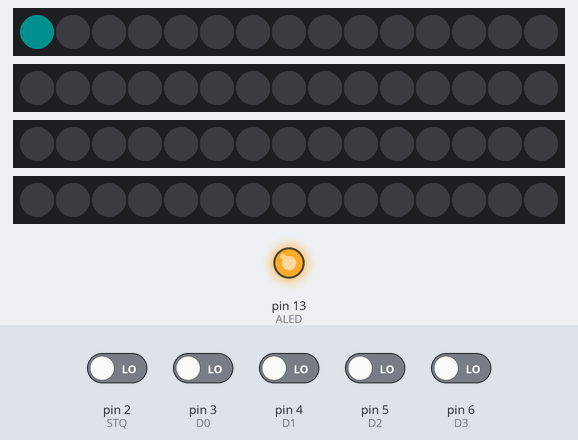
The sketch below on a simulated Arduino Uno, built with avr-gcc and run on an emulated ATmega328P. On the bench: 4 × 15 RGB LEDs in strip order, left to right, output pins drawn as LEDs (lit = HIGH). Inputs (shaded band) come from the test bench; at power-on: pin 2 (STQ), pin 3 (D0), pin 4 (D1), pin 5 (D2), pin 6 (D3) LOW. Dim RGB values are drawn brighter than linear; what the sketch prints to the serial monitor is not drawn.

Above: at 0.1 s.
At 2.7 s:
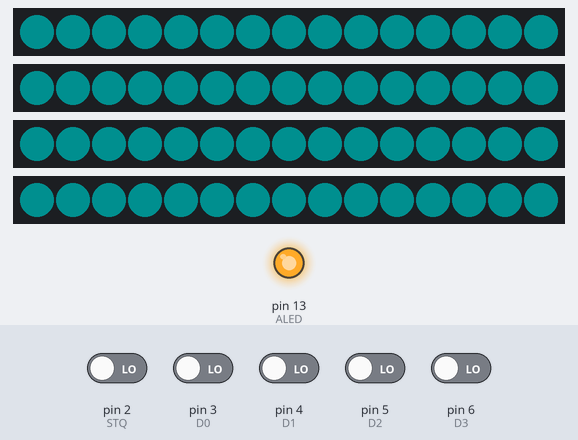
2.8 s: pin 2 (STQ) driven HIGH
At 3.4 s:
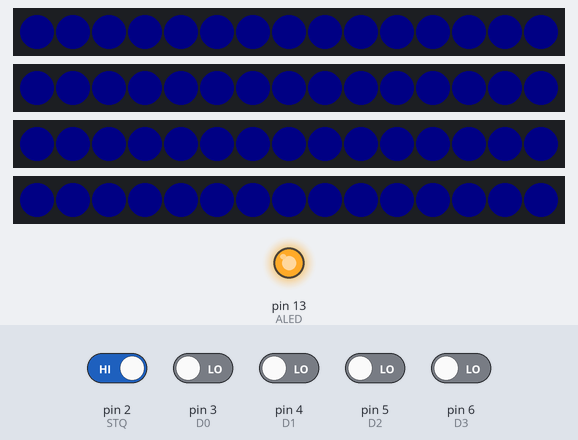
Timing chart, 0 to 5.8 s (numbered marks = the images above; inputs shaded):
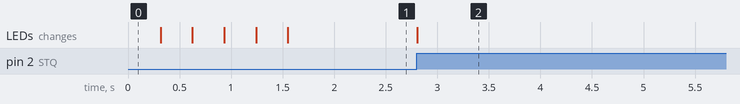

The sketch:

RolandV1HDTallyCCu.ino
```cpp
#include <Adafruit_NeoPixel.h>
#include <Wire.h>


/*
   This code is for the Arduino in the Roland V-1HD Tally Light Camera Control Unit CCU

   The CCU receives DTM commands over the mic line from the Main unit and sets the appropriate tally lights for each camera,
   Code assumes the Tally Lights are Adafruit NEOPIXEL devices

   Note the model here is built on 4 15-pixel neopixel strips. Lighting them all with full brightness exceeds the power of the Arduino, so
   make sure to supplement the neopixel power.

   DTMF Code thanks to Gadget Reboot!
   https://github.com/GadgetReboot/MT8870_DTMF
   https://youtu.be/Wx6C4k_xxz0

   Pinout:

   Pin 2-6    from MT8870 Decoder board
   Pin 8-11   controls the 4 adafruit neipoxel strips for the camera tally lights
   Uses interrupt on pin 2

*/

// Using a Mitel MT8870 board, it sets STQ high when it detects a valid digital, then read its code from D0-D3.
#define STQ 2
#define D0 3
#define D1 4
#define D2 5
#define D3 6

// The board builtin LED is echoed out to the panel so you can tell the Arduino has power
#define ALED 13

// Which pin on the Arduino is connected to the NeoPixels?
// On a Trinket or Gemma we suggest changing this to 1:
#define LED_PIN    8

// How many NeoPixels are attached to the Arduino?
#define LED_COUNT 15

// Declare our NeoPixel strip objects, we have one strip per camera
// Pins 8, 9, 10 and 11 control neopixels
Adafruit_NeoPixel strip0(LED_COUNT, LED_PIN, NEO_GRB);
Adafruit_NeoPixel strip1(LED_COUNT, LED_PIN + 1, NEO_GRB);
Adafruit_NeoPixel strip2(LED_COUNT, LED_PIN + 2, NEO_GRB);
Adafruit_NeoPixel strip3(LED_COUNT, LED_PIN + 3, NEO_GRB);

// Create an array of neopixel controllers so we can loop through them.
Adafruit_NeoPixel nps[] = {strip0, strip1, strip2, strip3};
bool cameraOn[] = {false, false, false, false};

// preset some colors in advance
uint32_t colourRed, colourGreen, colourBlue, colourWhite;

// this is an interrupt variable indicating a new DTMF tone has been located/received
// a variable is marked volatile to tell the compiler not to assume its state and try to optimize it, since the isr can set this variable asynchronously.
// e.g. an optimizing compiler might say "toneLoc" will never be true since newDTMF is never "called" and decide to take out all the code in the loop!
volatile bool toneLoc = false;

// Interrupt Sevice Routine
// isr to set data received flag upon interrupt. While this could be just tested each time through the loop, it's good to know about interrupts!
void newDTMF() {
  // just set this variable to true and we wil pick it up next time trough the loop
  toneLoc = true;
}

void setStripColour (Adafruit_NeoPixel *strip, uint32_t col)
{
  for (int i = 0; i < LED_COUNT; i++)
  {
    strip->setPixelColor(i, col);
  }
  strip->show();
}


void setup() {

  // Turn Power LED ON
  pinMode (LED_BUILTIN, OUTPUT);
  digitalWrite (LED_BUILTIN, HIGH);

// set the pins coming from the MT8870 board as input so we can read status and which dtmf tone arrived.
  pinMode(D0, INPUT);
  pinMode(D1, INPUT);
  pinMode(D2, INPUT);
  pinMode(D3, INPUT);
  pinMode(STQ, INPUT);

  // if you are not familiar with interrupts, this is a command that runs the function newDTMF whenever the 8870 raises the STQ voltage signallng
  // a new DTMF tone has been decoded.
  // run isr to set data received flag when interrupt occurs on pin 2
  attachInterrupt(digitalPinToInterrupt(STQ), newDTMF, RISING);

  colourBlue = strip0.Color (0, 0, 8);      // make blue low intensity
  colourGreen = strip0.Color (0, 8, 0);     // make green low intensity
  colourRed = strip0.Color (255, 0, 0);     // make red high intensity
  colourWhite = strip0.Color (16, 16, 16);  // make white med intensity

  Serial.begin(9600);
  Serial.println("ROLAND V-1HD Camera Control Unit");

  for (int i = 0; i < 4; i++)
  {
    // initialize each neopixel strip
    nps[i].begin();
    nps[i].show();
    nps[i].setBrightness(250);
  }

  for (int i = 0; i < 4; i++)
  {
    nps[i].clear();         //   Set all pixels in RAM to 0 (off)
    for (int j = 0; j < LED_COUNT; j++)
    {
      // initialize all strips to aqua/cyan
      uint32_t colour = strip0.Color (0, 16, 16);
      nps[i].setPixelColor (j, colour);
      nps[i].show();
      delay (25);
    }
  }
}

void loop() {

  uint32_t colour;
  int val;

  // We wait until the 8870 detects a tone, which creates an interrupt which then sets this variable toneLoc to true;
  if (toneLoc)
  {
    digitalWrite (ALED, LOW);
    toneLoc = false;

    cameraOn[0] = digitalRead(D3);     // camera 1
    cameraOn[1] = digitalRead(D2);     // camera 2
    cameraOn[2] = digitalRead(D1);     // camera 3
    cameraOn[3] = digitalRead(D0);     // camera 4

    // compose val into a value from 0 to 15 so we can determine if this is a red tally command or a green tally command
    val = (cameraOn[3] << 3 | cameraOn[2] << 2 | cameraOn[1] << 1 | cameraOn[0]);

    // The special values 7, 11, 13, and 14 are used to set the green standby tally
    if ((val == 7) || (val == 11) || (val == 13) || (val == 14))
    {
      switch (val) {
        case 7: {
            setStripColour (&nps[0], colourGreen);
          } break;
        case 11: {
            setStripColour (&nps[1], colourGreen);
          } break;
        case 13: {
            setStripColour (&nps[2], colourGreen);
          } break;
        case 14: {
            setStripColour (&nps[3], colourGreen);
          } break;
      }
    }
    else
      for (int i = 4; i >= 0; i--)
      // some weird behavior in the neopixel timimg made it more reliable to go this direction. don't know why.
      {
        setStripColour (&nps[i], cameraOn[i] ? colourRed : colourBlue);
      }

    digitalWrite (ALED, HIGH);

  }
}
```

Measured:
- after the input at 2.8 s, the LEDs: change at once (image 2)
